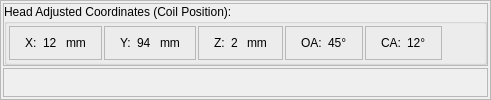
        <widget class="QFrame" name="frame_31">
         <property name="maximumSize">
          <size>
           <width>1677777</width>
           <height>1677777</height>
          </size>
         </property>
         <property name="font">
          <font>
           <family>Segoe UI</family>
          </font>
         </property>
         <property name="frameShape">
          <enum>QFrame::StyledPanel</enum>
         </property>
         <property name="frameShadow">
          <enum>QFrame::Raised</enum>
         </property>
         <layout class="QVBoxLayout" name="verticalLayout_10">
          <property name="spacing">
           <number>2</number>
          </property>
          <property name="leftMargin">
           <number>2</number>
          </property>
          <property name="topMargin">
           <number>2</number>
          </property>
          <property name="rightMargin">
           <number>2</number>
          </property>
          <property name="bottomMargin">
           <number>2</number>
          </property>
          <item alignment="Qt::AlignTop">
           <widget class="QFrame" name="frame_7">
            <property name="font">
             <font>
              <family>Segoe UI</family>
             </font>
            </property>
            <property name="frameShape">
             <enum>QFrame::StyledPanel</enum>
            </property>
            <property name="frameShadow">
             <enum>QFrame::Raised</enum>
            </property>
            <layout class="QVBoxLayout" name="verticalLayout_17">
             <property name="leftMargin">
              <number>0</number>
             </property>
             <property name="topMargin">
              <number>0</number>
             </property>
             <property name="rightMargin">
              <number>0</number>
             </property>
             <property name="bottomMargin">
              <number>0</number>
             </property>
             <item>
              <widget class="QGroupBox" name="groupBox_7">
               <property name="font">
                <font>
                 <family>Segoe UI</family>
                </font>
               </property>
               <property name="title">
                <string>Head Adjusted Coordinates (Coil Position):</string>
               </property>
               <layout class="QHBoxLayout" name="horizontalLayout">
                <property name="spacing">
                 <number>2</number>
                </property>
                <property name="leftMargin">
                 <number>2</number>
                </property>
                <property name="topMargin">
                 <number>2</number>
                </property>
                <property name="rightMargin">
                 <number>2</number>
                </property>
                <property name="bottomMargin">
                 <number>2</number>
                </property>
                <item>
                 <widget class="QFrame" name="frame_60">
                  <property name="font">
                   <font>
                    <family>Segoe UI</family>
                   </font>
                  </property>
                  <property name="frameShape">
                   <enum>QFrame::StyledPanel</enum>
                  </property>
                  <property name="frameShadow">
                   <enum>QFrame::Raised</enum>
                  </property>
                  <layout class="QHBoxLayout" name="horizontalLayout_23">
                   <property name="leftMargin">
                    <number>15</number>
                   </property>
                   <property name="rightMargin">
                    <number>15</number>
                   </property>
                   <item>
                    <widget class="QLabel" name="label_24">
                     <property name="font">
                      <font>
                       <family>Segoe UI</family>
                      </font>
                     </property>
                     <property name="text">
                      <string>X:</string>
                     </property>
                    </widget>
                   </item>
                   <item>
                    <widget class="QLabel" name="XlabelShow">
                     <property name="font">
                      <font>
                       <family>Segoe UI</family>
                      </font>
                     </property>
                     <property name="text">
                      <string>12 </string>
                     </property>
                    </widget>
                   </item>
                   <item>
                    <widget class="QLabel" name="label_7">
                     <property name="text">
                      <string>mm</string>
                     </property>
                    </widget>
                   </item>
                  </layout>
                 </widget>
                </item>
                <item>
                 <widget class="QFrame" name="frame_62">
                  <property name="font">
                   <font>
                    <family>Segoe UI</family>
                   </font>
                  </property>
                  <property name="frameShape">
                   <enum>QFrame::StyledPanel</enum>
                  </property>
                  <property name="frameShadow">
                   <enum>QFrame::Raised</enum>
                  </property>
                  <layout class="QHBoxLayout" name="horizontalLayout_24">
                   <property name="leftMargin">
                    <number>15</number>
                   </property>
                   <property name="rightMargin">
                    <number>15</number>
                   </property>
                   <item>
                    <widget class="QLabel" name="label_25">
                     <property name="font">
                      <font>
                       <family>Segoe UI</family>
                      </font>
                     </property>
                     <property name="text">
                      <string>Y:</string>
                     </property>
                    </widget>
                   </item>
                   <item>
                    <widget class="QLabel" name="YlabelShow">
                     <property name="font">
                      <font>
                       <family>Segoe UI</family>
                      </font>
                     </property>
                     <property name="text">
                      <string>94 </string>
                     </property>
                    </widget>
                   </item>
                   <item>
                    <widget class="QLabel" name="label_8">
                     <property name="text">
                      <string>mm</string>
                     </property>
                    </widget>
                   </item>
                  </layout>
                 </widget>
                </item>
                <item>
                 <widget class="QFrame" name="frame_64">
                  <property name="font">
                   <font>
                    <family>Segoe UI</family>
                   </font>
                  </property>
                  <property name="frameShape">
                   <enum>QFrame::StyledPanel</enum>
                  </property>
                  <property name="frameShadow">
                   <enum>QFrame::Raised</enum>
                  </property>
                  <layout class="QHBoxLayout" name="horizontalLayout_26">
                   <property name="leftMargin">
                    <number>15</number>
                   </property>
                   <property name="rightMargin">
                    <number>15</number>
                   </property>
                   <item>
                    <widget class="QLabel" name="label_26">
                     <property name="font">
                      <font>
                       <family>Segoe UI</family>
                      </font>
                     </property>
                     <property name="text">
                      <string>Z:</string>
                     </property>
                    </widget>
                   </item>
                   <item>
                    <widget class="QLabel" name="ZlabelShow">
                     <property name="font">
                      <font>
                       <family>Segoe UI</family>
                      </font>
                     </property>
                     <property name="text">
                      <string>2 </string>
                     </property>
                    </widget>
                   </item>
                   <item>
                    <widget class="QLabel" name="label_9">
                     <property name="text">
                      <string>mm</string>
                     </property>
                    </widget>
                   </item>
                  </layout>
                 </widget>
                </item>
                <item>
                 <widget class="QFrame" name="frame_63">
                  <property name="font">
                   <font>
                    <family>Segoe UI</family>
                   </font>
                  </property>
                  <property name="frameShape">
                   <enum>QFrame::StyledPanel</enum>
                  </property>
                  <property name="frameShadow">
                   <enum>QFrame::Raised</enum>
                  </property>
                  <layout class="QHBoxLayout" name="horizontalLayout_25">
                   <property name="leftMargin">
                    <number>15</number>
                   </property>
                   <property name="rightMargin">
                    <number>15</number>
                   </property>
                   <item>
                    <widget class="QLabel" name="label_31">
                     <property name="font">
                      <font>
                       <family>Segoe UI</family>
                      </font>
                     </property>
                     <property name="text">
                      <string>OA:</string>
                     </property>
                    </widget>
                   </item>
                   <item>
                    <widget class="QLabel" name="OAlabelShow">
                     <property name="font">
                      <font>
                       <family>Segoe UI</family>
                      </font>
                     </property>
                     <property name="text">
                      <string>45°</string>
                     </property>
                    </widget>
                   </item>
                  </layout>
                 </widget>
                </item>
                <item>
                 <widget class="QFrame" name="frame_65">
                  <property name="font">
                   <font>
                    <family>Segoe UI</family>
                   </font>
                  </property>
                  <property name="frameShape">
                   <enum>QFrame::StyledPanel</enum>
                  </property>
                  <property name="frameShadow">
                   <enum>QFrame::Raised</enum>
                  </property>
                  <layout class="QHBoxLayout" name="horizontalLayout_27">
                   <property name="leftMargin">
                    <number>15</number>
                   </property>
                   <property name="rightMargin">
                    <number>15</number>
                   </property>
                   <item>
                    <widget class="QLabel" name="label_33">
                     <property name="font">
                      <font>
                       <family>Segoe UI</family>
                      </font>
                     </property>
                     <property name="text">
                      <string>CA:</string>
                     </property>
                    </widget>
                   </item>
                   <item>
                    <widget class="QLabel" name="CAlabelShow">
                     <property name="font">
                      <font>
                       <family>Segoe UI</family>
                      </font>
                     </property>
                     <property name="text">
                      <string>12°</string>
                     </property>
                    </widget>
                   </item>
                  </layout>
                 </widget>
                </item>
                <item>
                 <spacer name="horizontalSpacer_2">
                  <property name="font">
                   <font>
                    <family>Segoe UI</family>
                   </font>
                  </property>
                  <property name="orientation">
                   <enum>Qt::Horizontal</enum>
                  </property>
                  <property name="sizeHint" stdset="0">
                   <size>
                    <width>40</width>
                    <height>20</height>
                   </size>
                  </property>
                 </spacer>
                </item>
               </layout>
              </widget>
             </item>
            </layout>
           </widget>
          </item>
          <item>
           <widget class="QFrame" name="frame_8">
            <property name="sizePolicy">
             <sizepolicy hsizetype="Preferred" vsizetype="Expanding">
              <horstretch>0</horstretch>
              <verstretch>0</verstretch>
             </sizepolicy>
            </property>
            <property name="font">
             <font>
              <family>Segoe UI</family>
             </font>
            </property>
            <property name="frameShape">
             <enum>QFrame::StyledPanel</enum>
            </property>
            <property name="frameShadow">
             <enum>QFrame::Raised</enum>
            </property>
            <layout class="QGridLayout" name="gridLayout_2">
             <property name="leftMargin">
              <number>2</number>
             </property>
             <property name="topMargin">
              <number>2</number>
             </property>
             <property name="rightMargin">
              <number>2</number>
             </property>
             <property name="bottomMargin">
              <number>2</number>
             </property>
             <property name="spacing">
              <number>2</number>
             </property>
             <item row="0" column="0">
              <layout class="QVBoxLayout" name="verticalLayout_38">
               <property name="spacing">
                <number>0</number>
               </property>
              </layout>
             </item>
            </layout>
           </widget>
          </item>
         </layout>
        </widget>
